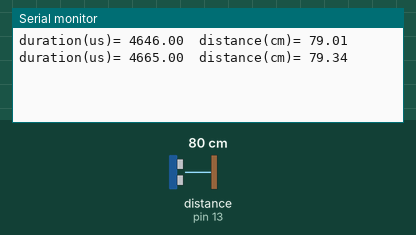
This sketch was run on a simulated Arduino Uno, built with avr-gcc and run on an emulated ATmega328P. Shown: the last lines printed to the serial monitor. Wiring (inferred from the names in the program): ultrasonic range finder: trigger pin 12; echo pin 13. Inputs (shaded band) come from the test bench; at power-on: distance to the obstacle (sensor on pin 13) 80 cm. The echo pulse lasts 58.3 µs per cm.

Above: at 2.8 s.
2.9 s: distance to the obstacle (sensor on pin 13) set to 250 cm
At 3.9 s:
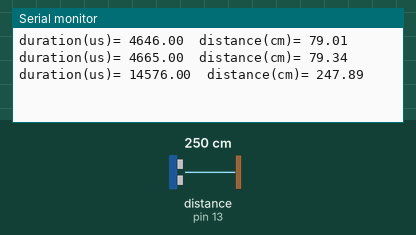
7.1 s: distance to the obstacle (sensor on pin 13) set to 2 cm
At 7.9 s:
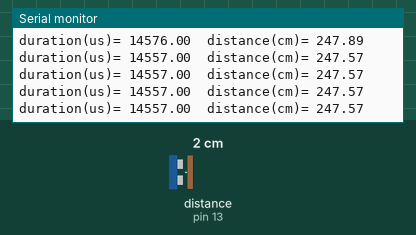
Timing chart, 0 to 10.1 s (numbered marks = the images above; inputs shaded):
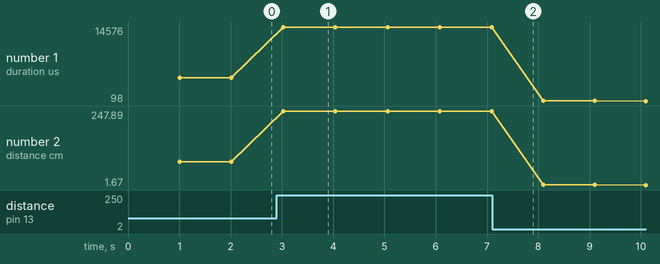

Measured:
- after the input at 2.9 s, the serial monitor: prints a new line after 0.13 s (image 1)
- plotted number 1: 4665 → 14557 after the input at 2.9 s, 14557 → 98 after the input at 7.1 s
- plotted number 2: 79.34 → 247.57 after the input at 2.9 s, 247.57 → 1.67 after the input at 7.1 s

The sketch:

trabalho_n2.ino
```cpp
#define DispositivoUltraSons
//#define SensorTempAr_HumidadeRel
//#define SensorTempAr_PressaoAtm

//#define Smoothening
//#define MediaCorrenteCumulativa
//#define MediaMMedicoes
//#define MediaMDeslizante

#ifdef DispositivoUltraSons
byte Vcc = 11;
byte Trig = 12;
byte Echo = 13;
float distance;
byte triggerDuration = 10; // us
unsigned int sampleDelay = 1000; // ms
unsigned int timeout = 23530; // tempo correspondente a d > 4m
#elif defined(SensorTempAr_HumidadeRel)
#include<DHT.h>
// Declaration of global variables
byte DHTpin = 2; // Digital pin to connect pin 2 of the sensor
int delaySample = 2000; // delay between measurements in ms
// Definition of the sensor
DHT dht(DHTpin, DHT11);
#endif


#ifdef Smoothening
  const float smoothScale = 0.3;
  #ifdef DispositivoUltraSons
    float oldDur = 0.;
    float oldDist = 0.;
    float durSmooth = 0.;
    float distSmooth = 0.;
  #endif
#endif

#if (defined(MediaCorrenteCumulativa) || defined(MediaMMedicoes) || defined(MediaMDeslizante))
  int counter = 0;
  #if defined(MediaMMedicoes) || defined(MediaMDeslizante)
  const int nMed = 3;
  #endif
  #ifdef DispositivoUltraSons
    float durMed = 0.;
    float distMed = 0.;
    #ifdef MediaCorrenteCumulativa
      float durAcumulada = 0.;
      float distAcumulada = 0.;
    #elif defined(MediaMMedicoes) || defined(MediaMDeslizante)
      float durArray[nMed];
      float distArray[nMed];
    #endif
  #endif
#endif

// Initialization
void setup() {
#ifdef DispositivoUltraSons
  pinMode(Vcc, OUTPUT);
  pinMode(Trig, OUTPUT);
  pinMode(Echo, INPUT);
  digitalWrite(Vcc, HIGH);
  digitalWrite(Trig, LOW);
  Serial.begin(9600);
  while(!Serial);
#elif defined(SensorTempAr_HumidadeRel)
  Serial.begin(115200); // Start serial port communications
  Serial.println(F("FAC - EI (v1.0) | 2018-19\nDHT11 test\n"));
  dht.begin(); // Initialize sensor
  delay(delaySample);
#endif
}
// Main loop
void loop(){
#ifdef DispositivoUltraSons
  delay(sampleDelay);
  digitalWrite(Trig, HIGH);
  delayMicroseconds(triggerDuration);
  digitalWrite(Trig, LOW);
  unsigned long duration = pulseIn(Echo, HIGH, timeout);
  distance = (float)duration/58.8;
    #ifdef Smoothening
      durSmooth = oldDur + (duration - oldDur) * smoothScale;
      distSmooth = oldDist + (distance - oldDist) * smoothScale;
    #elif (defined(MediaCorrenteCumulativa) || defined(MediaMMedicoes) || defined(MediaMDeslizante))
      CalcMed(duration);
    #endif
 displayUltraSound(duration);
    #ifdef Smoothening
      oldDur = durSmooth;
      oldDist = distSmooth;
    #endif
#endif
}

#ifdef MediaCorrenteCumulativa
void CalcMed(float dur){
  counter++;
  durAcumulada += dur;
  distAcumulada += distance;
  durMed = durAcumulada / counter;
  distMed = distAcumulada / counter;
}
#endif

#ifdef MediaMMedicoes
void CalcMed(float dur){
  durArray[counter] = dur;
  distArray[counter] = distance;
  counter++;
  if(counter == nMed) {
    durMed = 0.;
    distMed = 0.;
    for(int k = 0; k < nMed; k++){
      durMed = durMed + durArray[k];
      distMed = distMed + distArray[k];
    }
    durMed = durMed / (float) nMed;
    distMed = distMed / (float) nMed;
    counter = 0;
  }
}
#endif

#ifdef MediaMDeslizante
void CalcMed(float dur){
  if(counter < nMed) {
    // Se as casas dos arrays correspondentes não estiverem preenchidos, preenche uma casa vazia de cada array
    durArray[counter] = dur;
    distArray[counter] = distance;
    counter++;
  }

  // Se as casas de cada array estão todas preenchidas, atualiza a media
  if(counter == nMed) {
    /* Se, quando cada array receber um novo valor correspondente e já tiver as casas todas preenchidas, então
       descarta o valor da casa de cada array mais antiga e adiciona um novo valor correspondente ao array */
    for(int k = 0; k < nMed; k++){
      if(k < (nMed - 1)){
        durArray[k] = durArray[k + 1];
        distArray[k] = distArray[k + 1];
      } else {
        /* Como o valor da variavel k é correspondente à ultima casa de todos os arrays, então a ultima casa de
           cada array recebe o novo valor*/
        durArray[k] = dur;
        distArray[k] = distance;
      }
    }

    /* Faz reset às variáveis que recebem os resultados das médias correspondentes para não serem considerados
       cálculos anteriores*/
    durMed = 0.;
    distMed = 0.;

    /* Faz a parte da soma de todos os valores correspondentes dos arrays para de pois fazer a parte da divisão das médias*/
    for(int k = 0; k < nMed; k++){
      durMed = durMed + durArray[k];
      distMed = distMed + distArray[k];
    }
    // Faz a parte da divisão das médias correspondentes a cada array
    durMed = durMed / ((float) nMed);
    distMed = distMed / ((float) nMed);
  }
}
#endif

void displayUltraSound(float dur){
  Serial.print(F("duration(us)= "));
  Serial.print(dur);
  Serial.print(F("\tdistance(cm)= "));
  Serial.print(distance);
#ifdef Smoothening
  Serial.print(F("\tsmoothened duration(us)= "));
  Serial.print(durSmooth);
  Serial.print(F("\tsmoothened distance(us)= "));
  Serial.println(distSmooth);
#elif (defined(MediaCorrenteCumulativa) || defined(MediaMMedicoes) || defined(MediaMDeslizante))
  Serial.print(F("\taverage duration(us)= "));
  Serial.print(durMed);
  Serial.print(F("\taverage distance(cm)= "));
  Serial.println(distMed);
#else
  Serial.print("\n");
#endif
}
```
